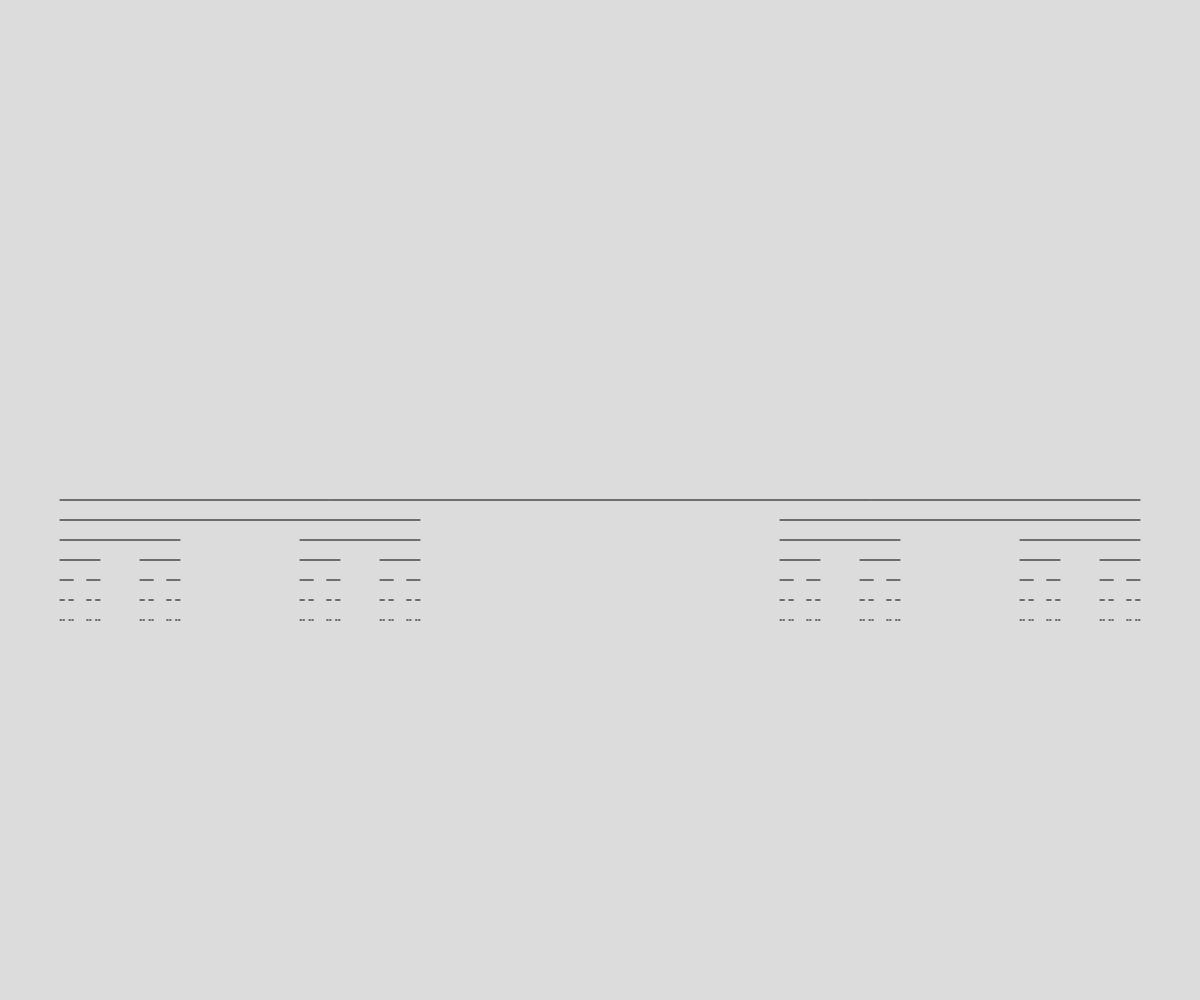
Frame 1 (no input)
Frame 60 (no input): identical to frame 1, image omitted
Frame 120 (the mouse pressed at the canvas centre since frame 60): identical to frame 1, image omitted

The p5.js sketch that drew this single still picture (run headless with seeded random() and noise() and a simulated clock; from frame 60 on, the mouse is pressed at the canvas centre):

// p5.js sketch
// ── sketch.js
// recursive visulaization
// ahmad fayed
// jan 7th 2022
//
// Extra for Experts:
// - "some simple recursive visualizations"

function setup() {
  createCanvas(windowWidth, windowHeight);
}

function draw() {
  background(220); 
  // drawCircle(width/2,height/2,width);
  //strokeWeight(3);
  darwCantor(width *0.05,height/2,width*0.9);
}

function darwCantor(x,y,len){
  line(x,y,x+len,y);
  if(len>3){
    darwCantor(x, y+20, len/3);
    darwCantor(x+2*len/3, y+20,len/3);
  }
}





// function drawCircle(x,y,s){
//   // draw a circle recursively
//   //(x,y) position
//   // s diameter


//   // base case 
//   if(s > 2 ){
//     circle(x,y,x);
//     drawCircle(x,y,s-10);
//   }
//}
